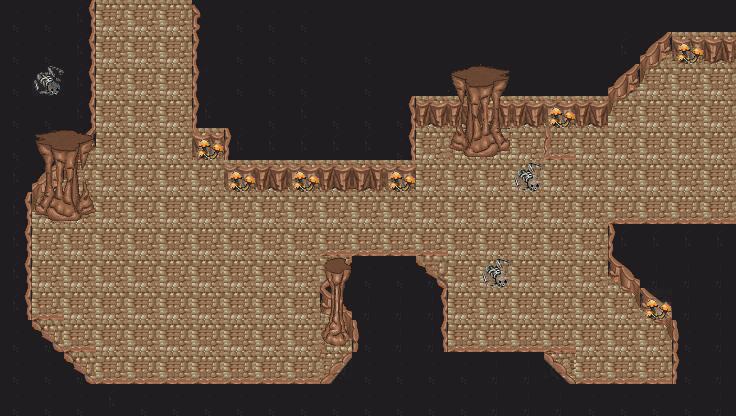

The image is a tile-based game level rendered from a .tmx file. Its description and source (layers, tilesets, objects; grid data summarised) follow:
An orthogonal 23x13 tile map with 32x32 px tiles, 6 tile layers (Background, Invisiblewalls, Wall2, Walls, ...), 5 tilesets.

<map version="1.0" orientation="orthogonal" renderorder="right-down" width="23" height="13" tilewidth="32" tileheight="32" nextobjectid="1">
 <tileset firstgid="1" name="withSlantBorders" tilewidth="32" tileheight="32" tilecount="1050" columns="30">
  <image source="withSlantBorders.jpg" width="960" height="1120" />
  <tile id="18">
   <properties>
    <property name="blocked" type="bool" value="true" />
   </properties>
  </tile>
  <tile id="55">
   <properties>
    <property name="blocked" type="bool" value="true" />
   </properties>
  </tile>
  <tile id="85">
   <properties>
    <property name="blocked" type="bool" value="true" />
   </properties>
  </tile>
  <tile id="86">
   <properties>
    <property name="blocked" type="bool" value="true" />
   </properties>
  </tile>
  <tile id="116">
   <properties>
    <property name="blocked" type="bool" value="true" />
   </properties>
  </tile>
  <tile id="117">
   <properties>
    <property name="blocked" type="bool" value="true" />
   </properties>
  </tile>
  <tile id="699">
   <properties>
    <property name="blocked" type="bool" value="true" />
   </properties>
  </tile>
  <tile id="701">
   <properties>
    <property name="blocked" type="bool" value="true" />
   </properties>
  </tile>
  <tile id="769">
   <properties>
    <property name="blocked" type="bool" value="true" />
   </properties>
  </tile>
  <tile id="770">
   <properties>
    <property name="blocked" type="bool" value="true" />
   </properties>
  </tile>
  <tile id="771">
   <properties>
    <property name="blocked" type="bool" value="true" />
   </properties>
  </tile>
  <tile id="772">
   <properties>
    <property name="blocked" type="bool" value="true" />
   </properties>
  </tile>
  <tile id="773">
   <properties>
    <property name="blocked" type="bool" value="true" />
   </properties>
  </tile>
  <tile id="783">
   <properties>
    <property name="blocked" type="bool" value="true" />
   </properties>
  </tile>
  <tile id="784">
   <properties>
    <property name="blocked" type="bool" value="true" />
   </properties>
  </tile>
  <tile id="785">
   <properties>
    <property name="blocked" type="bool" value="true" />
   </properties>
  </tile>
  <tile id="799">
   <properties>
    <property name="blocked" type="bool" value="true" />
   </properties>
  </tile>
 </tileset>
 <tileset firstgid="1051" name="BrownCave" tilewidth="32" tileheight="32" tilecount="64" columns="8">
  <image source="BrownCave.png" width="256" height="256" />
 </tileset>
 <tileset firstgid="1115" name="hole" tilewidth="32" tileheight="32" tilecount="1" columns="1">
  <image source="hole.png" width="35" height="37" />
  <tile id="0">
   <properties>
    <property name="blocked" type="bool" value="true" />
   </properties>
  </tile>
 </tileset>
 <tileset firstgid="1116" name="Objects" tilewidth="32" tileheight="32" tilecount="256" columns="16">
  <image source="Objects.png" width="512" height="512" />
 </tileset>
 <tileset firstgid="1372" name="uppertile" tilewidth="32" tileheight="32" tilecount="1" columns="1">
  <image source="uppertile.png" width="37" height="33" />
 </tileset>
 <layer name="Background" width="23" height="13">
  <data>[299 cells, 299 non-empty, 10 distinct tile ids]</data>
 </layer>
 <layer name="Invisiblewalls" width="23" height="13">
  <properties>
   <property name="blocked" type="bool" value="true" />
  </properties>
  <data>[299 cells, 15 non-empty, 3 distinct tile ids]</data>
 </layer>
 <layer name="Wall2" width="23" height="13">
  <properties>
   <property name="blocked" type="bool" value="true" />
  </properties>
  <data>[299 cells, 40 non-empty, 8 distinct tile ids]</data>
 </layer>
 <layer name="Walls" width="23" height="13">
  <properties>
   <property name="blocked" type="bool" value="true" />
  </properties>
  <data>[299 cells, 75 non-empty, 31 distinct tile ids]</data>
 </layer>
 <layer name="Objects" width="23" height="13">
  <data>[299 cells, 25 non-empty, 18 distinct tile ids]</data>
 </layer>
 <layer name="Skeletons" width="23" height="13">
  <data>[299 cells, 2 non-empty, 1 distinct tile ids]</data>
 </layer>
</map>
